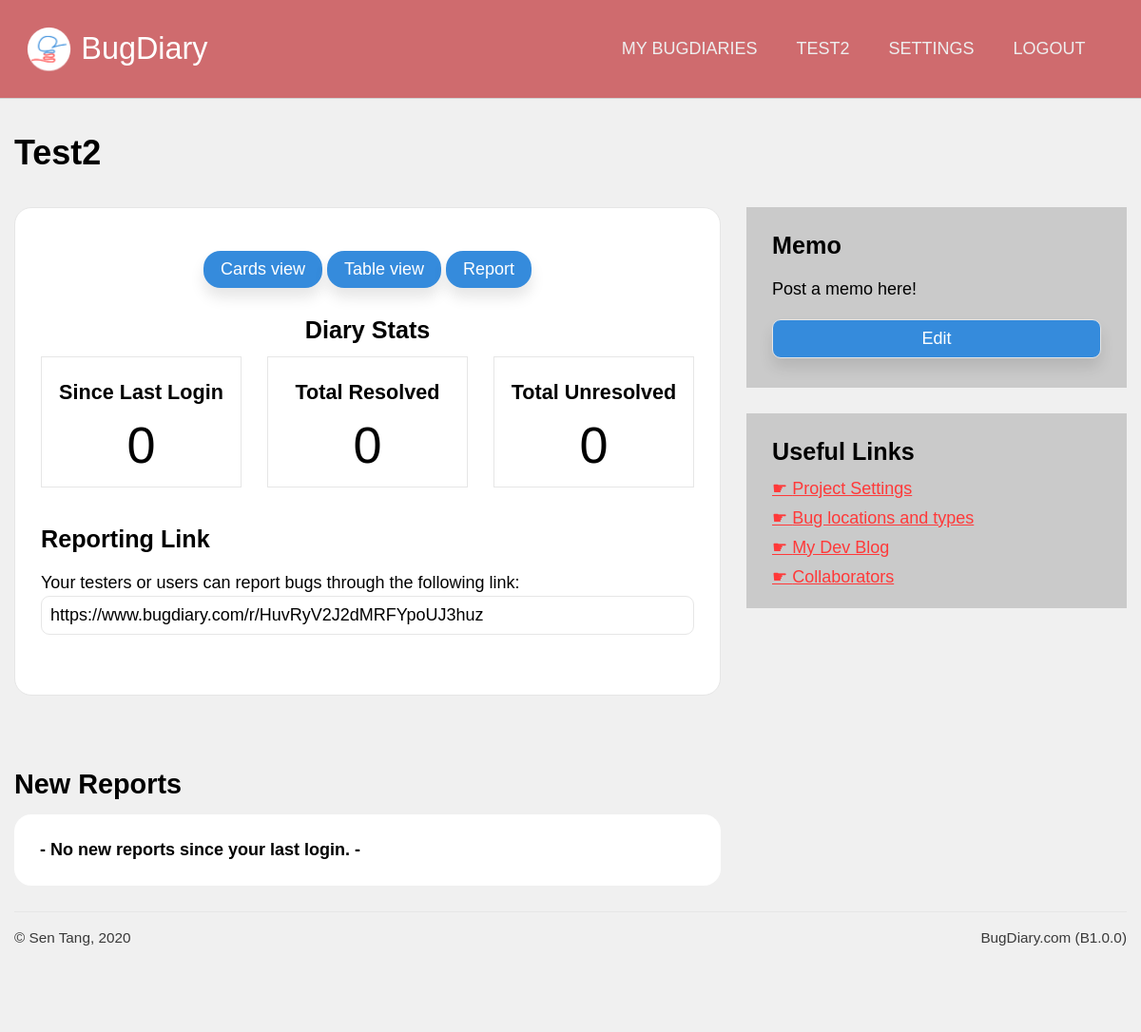
The app's page /projects/view/HuvRyV2J2dMRFYpoUJ3huz (signed in), older data.
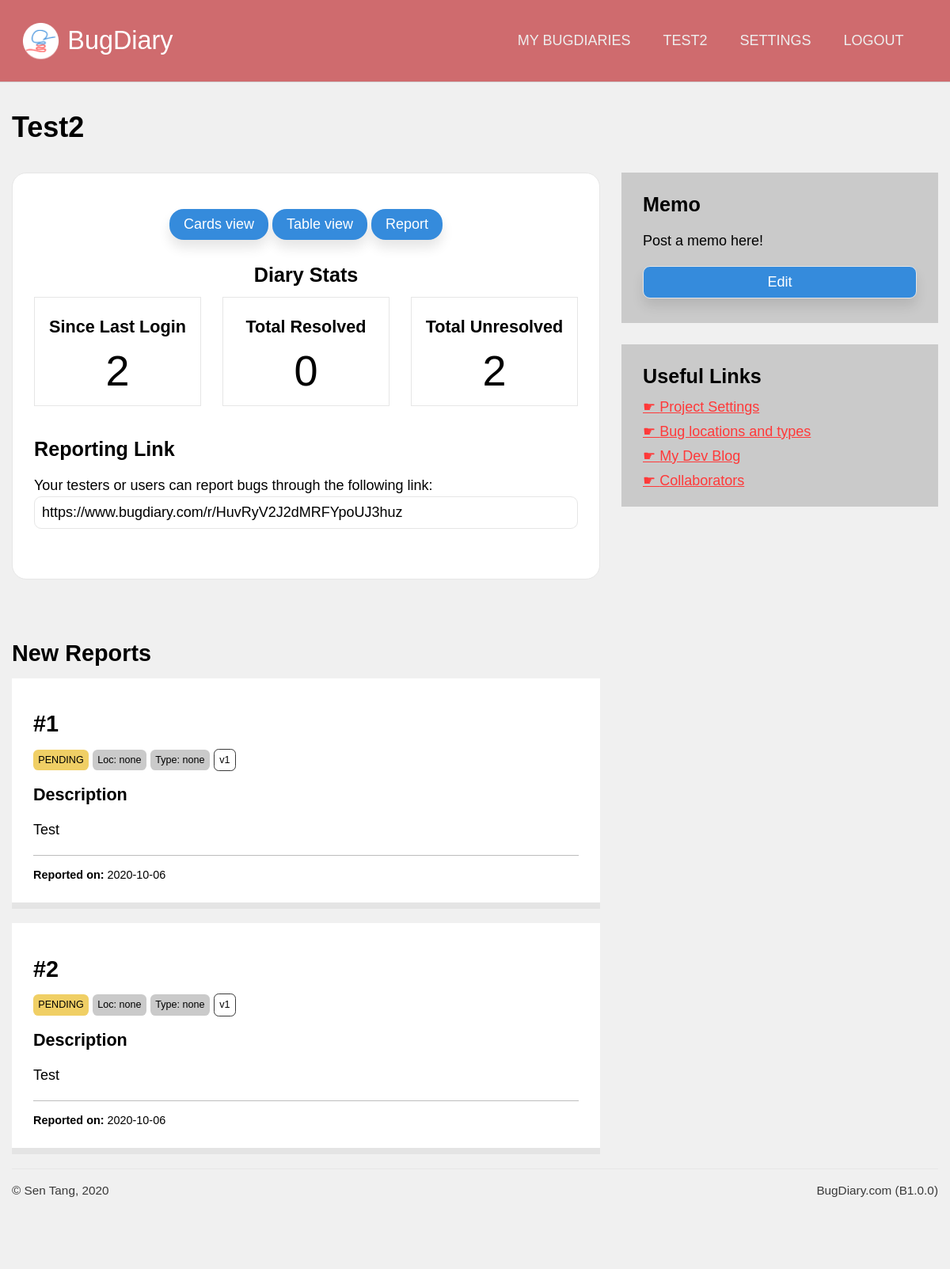
The same page, newer data.
### application/models.py (models this page shows, shortened)
class Bugs(db.Model):
    id = db.Column(db.Integer, primary_key = True)
    ref_id = db.Column(db.Integer)
    details = db.Column(db.Text)
    author = db.Column(db.String(100))
    author_email = db.Column(db.String(100))
    status = db.Column(db.String(20))
    version = db.Column(db.String(20), index = True)
    report_date = db.Column(db.DateTime, index = True, default = dt.datetime.now())
    resolve_date = db.Column(db.DateTime, default = None)
    project = db.Column(db.Integer, db.ForeignKey('projects.id')) #linked
    bug_location = db.Column(db.Integer, db.ForeignKey('project_bug_locations.id')) #linked
    bug_type = db.Column(db.Integer, db.ForeignKey('project_bug_types.id')) #linked
    comments = db.relationship('Bug_comments', backref = "comment_target")

### application/projects/views.py (the view)
@projects.route('/view/<string:project_url>')
@login_required
def dashboard(project_url):
    target_project = Projects.query.filter_by(url = project_url).first()
    since_last_login = Bugs.query.filter_by(project = target_project.id).filter(Bugs.report_date > current_user.last_login).filter_by(status = "PENDING").count()
    resolved = Bugs.query.filter_by(project = target_project.id).filter_by(status = "RESOLVED").count()
    unresolved = Bugs.query.filter_by(project = target_project.id).filter_by(status = "PENDING").count()
    new_reports = Bugs.query.filter_by(project = target_project.id).filter(Bugs.report_date > current_user.last_login).filter_by(status = "PENDING")
    if target_project == None:
        flash("Sorry, the Bug Diary you were trying to access could not be found. It might have expired or you might have entered a typo.")
        return redirect(url_for('users.dashboard'))
    return render_template('dashboard.html', project = target_project, since_last_login = since_last_login, resolved = resolved, unresolved = unresolved, new_reports = new_reports if since_last_login != 0 else None)

### application/models.py (called while the page is built)
@login_manager.user_loader
def load_user(user_id):
    return Users.query.get(user_id)

### application/projects/templates/projects/dashboard.html (shortened to what this page needs)
{% extends 'confined.html' %}
{% import 'macros.html' as macros %}
{% block custom_nav %}
{{ macros.project_nav(project) }}
{% endblock %}
{% block main %}
<h1>{{ project.name }}</h1>
<div class="main-aside">
    <main>
        <div class="block lined rounded text-centered bg-white">
            <div>
                <a href="{{ url_for('projects.view_bugs', project_url = project.url, view_type = 'cards') }}" class="button-secondary rounded shadowed">Cards view</a>
                <a href="{{ url_for('projects.view_bugs', project_url = project.url, view_type = 'tables') }}" class="button-secondary rounded shadowed">Table view</a>
                <a href="{{ url_for('core.redirect_to', project_url = project.url )}}" class="button-secondary rounded shadowed">Report</a>
            </div>
            <h3>Diary Stats</h3>
            <div class="block-comparison-3">
                <div class="comp1 text-centered lined bg-white">
                    <h4>Since Last Login</h4>
                    <span class="bignum">{{ since_last_login }}</span>
                </div>
                <div class="comp2 text-centered lined bg-white">
                    <h4>Total Resolved</h4>
                    <span class="bignum">{{ resolved }}</span>
                </div>
                <div class="comp3 text-centered lined bg-white">
                    <h4>Total Unresolved</h4>
                    <span class="bignum">{{ unresolved }}</span>
                </div>
            </div>
            <div style="text-align: left">
                <h3>Reporting Link</h3>
                <p>
                    Your testers or users can report bugs through the following link:
                    <input type="text" readonly value="https://www.bugdiary.com/r/{{ project.url }}">
                </p>
            </div>
        </div>
        <div class="spacer-small"></div>
        <h2>New Reports</h2>
        {% if new_reports != None %}
            {% for bug in new_reports %}
            {{ macros.bugcard(bug, False) }}
            {% endfor %}
        {% else %}
            <div class="bg-white rounded block">
                <b>- No new reports since your last login. - </b>
            </div>
        {% endif %}
    </main>
    <aside>
        <div class="sidebar-block bg-gray">
            <h3>Memo</h3>
            <p class="linebreak" id="memo-content">{{ project.memo }}</p>
            <button id="memo-edit-button" type="button" class="button-secondary rounded shadowed button-styled" onclick="edit_memo()">Edit</button type="button">
        </div>
        <div class="sidebar-block bg-gray">
            <h3>Useful Links</h3>
            <a href="{{ url_for('projects.settings', project_url = project.url) }}" class="navigation">Project Settings</a>
            <a href="{{ url_for('projects.location_and_type', project_url = project.url) }}" class="navigation">Bug locations and types</a>
            <a href="{{ url_for('projects.blog', project_url = project.url) }}" class="navigation">My Dev Blog</a>
            <a href="{{ url_for('projects.collaborators', project_url = project.url) }}" class="navigation">Collaborators</a>
        </div>
    </aside>
</div>
{% endblock %}

### application/templates/macros.html (shortened to what this page needs)
{% macro bugcard(bug, show_controls, color_code = {"PENDING": "bg-yellow", "RESOLVED": "bg-green", "DELETED": 'bg-black', "PINNED": 'bg-red'}) %}
<div id="card-{{bug.id}}" style="position: relative;">
    <div class="card">
        <h2>#{{ bug.ref_id }}</h2>
        <div>
            <div class="tag-mini {{ color_code[bug.status] }}">{{ bug.status }}</div>
            <div class="tag-mini bg-gray">
                <a href="?searchtype=location&searchterm={{bug.bug_location}}">
                    Loc: {{ bug.bug_location }}
                </a>
            </div>
            <div class="tag-mini bg-gray">
                <a href="?searchtype=type&searchterm={{bug.bug_type}}">
                    Type: {{ bug.bug_type }}
                </a>
            </div>
            <div class="tag-mini tag-white">
                <a href="?searchtype=version&searchterm={{bug.version}}">
                    {{ bug.version }}
                </a>
            </div>
        </div>
        <h4>Description</h4>
        <p class="linebreak">{{ bug.details }}</p>
        <div class="author">
             <br>
            <b>Reported on:</b> {{ bug.report_date.strftime('%Y-%m-%d') }}
            <br>
        </div>
    </div>
</div>
{% endmacro %}
{% macro project_nav(project) %}
<a href="{{ url_for('users.dashboard') }}">My BugDiaries</a>
<a href="{{ url_for('projects.dashboard', project_url = project.url) }}">{{project.name}}</a>
<a href="{{ url_for('projects.settings', project_url = project.url) }}">Settings</a>
<a href="{{ url_for('users.logout') }}">Logout</a>
{% endmacro %}

Row changes from the older to the newer data that the page shows:
added Bugs: ref_id "1", status "PENDING", bug_location "none", bug_type "none", version "v1", details "Test", report_date "2020-10-06"
added Bugs: ref_id "2", status "PENDING", bug_location "none", bug_type "none", version "v1", details "Test", report_date "2020-10-06"
Text that changed along with them:
{{ since_last_login }}: "0" → "2"
{{ unresolved }}: "0" → "2"
text no longer shown: "- No new reports since your last login. -"
